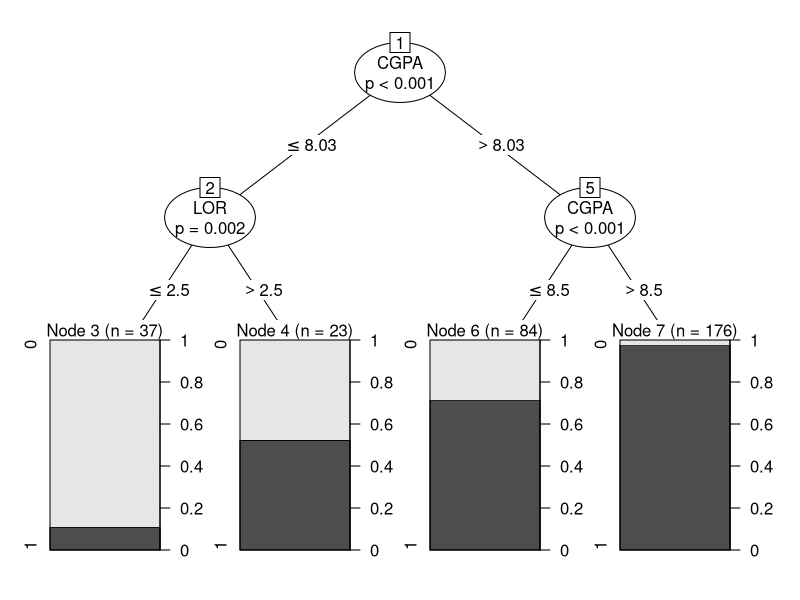
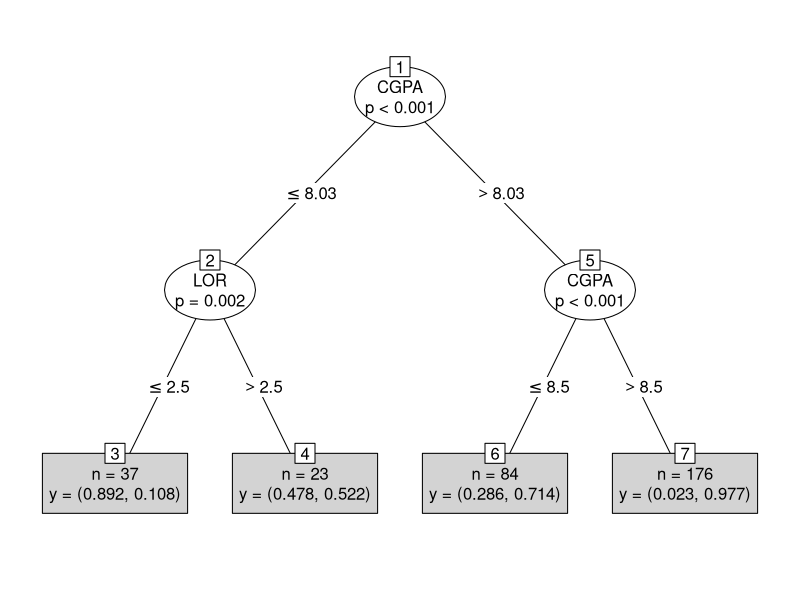
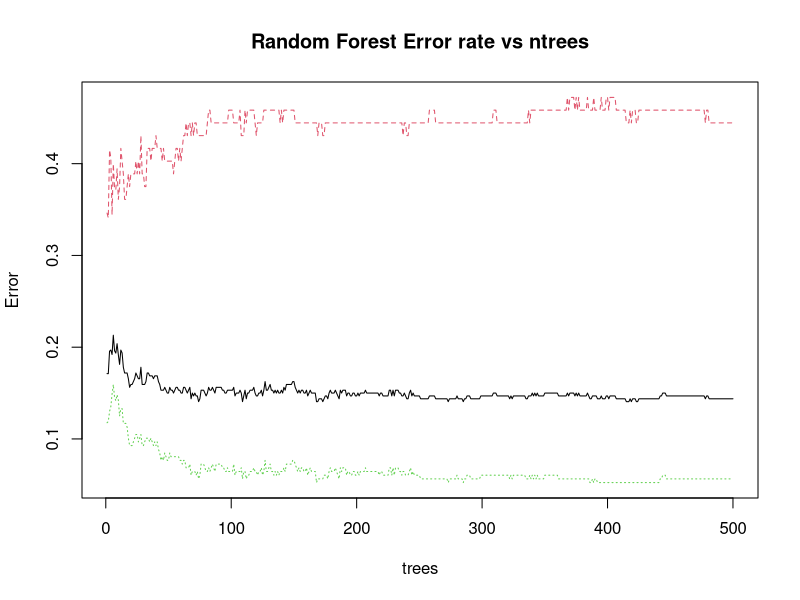
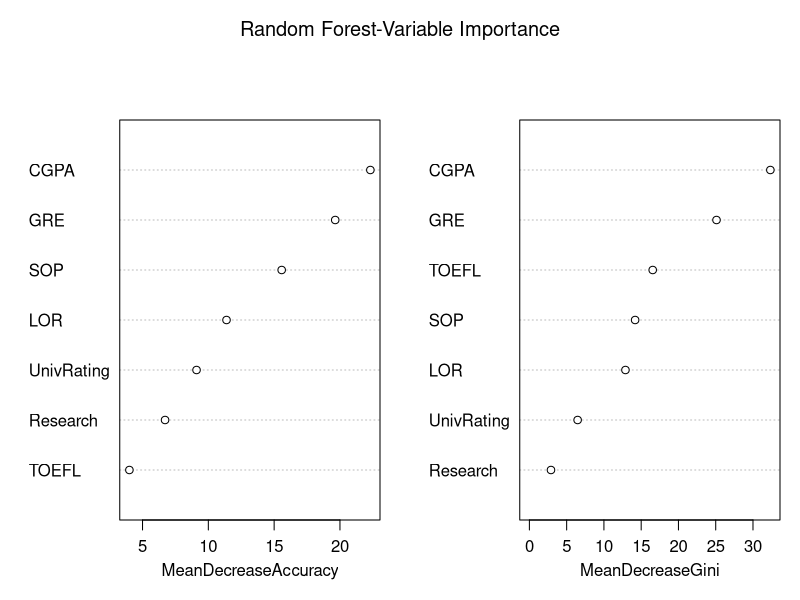
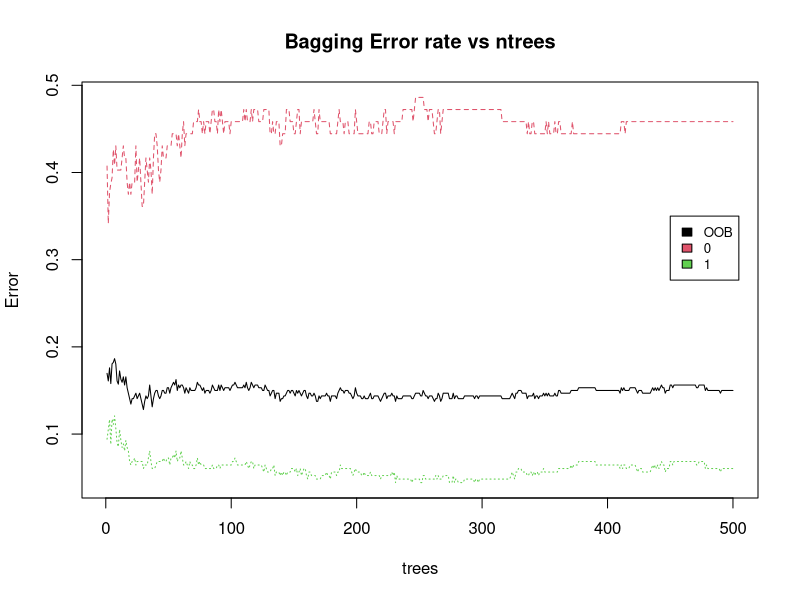
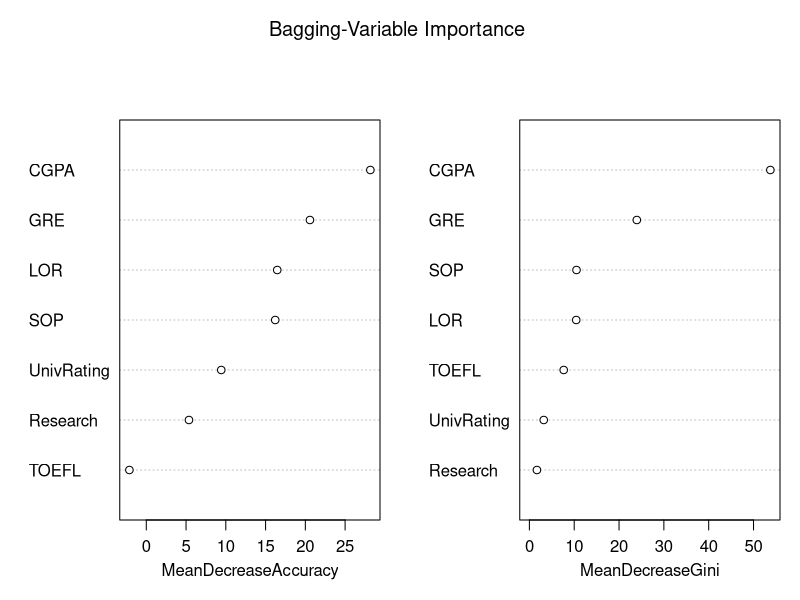

Here is the R script that generated these plots, in order:
## ---- chunk 1
library(party)
library(caret)
library(randomForest)
## ---- chunk 2
data <- read.csv("GraduateAdmission.csv")
data <- subset(data, select = -Serial.No.)

str(data) 
names(data)
## ---- chunk 3
data$UnivRating <- as.factor(data$UnivRating)
data$Research <- as.factor(data$Research)
data$Admit <- as.factor(data$Admit)
## ---- chunk 4
set.seed(7332.01)
Index <- createDataPartition(data$Admit,p=0.8,list=FALSE)
trdata <- data[Index,]  
tsdata <- data[-Index,] 
head(trdata)
head(tsdata) 

names(data)
## ---- chunk 5
clatree <- ctree(Admit~.,trdata)
print(clatree)

    # Plot the classification tree and interpret the results.

plot(clatree)
plot(clatree,type="simple")
## ---- chunk 6

    #Predict the response on the test data, and produce a confusion matrix comparing the test labels to the predicted test labels. What is the test overall accuracy. misclassification (error rate), sensitivity and specificity?

pred_clatree <-predict(clatree, tsdata) 
conf_clatree<-table(Predicted=pred_clatree,Actual=tsdata$Admit) 
conf_clatree

    #Accuracy
Accuracy <- sum(diag(conf_clatree))/sum(conf_clatree)  
Accuracy
    #Misclassification (Error Rate)
test_ercltree <- 1-sum(diag(conf_clatree))/sum(conf_clatree )  
test_ercltree
    #Sensitivity
sensitivity <- conf_clatree[1, 1] / sum(conf_clatree[1, ])
sensitivity
    #Specificty
specificity <- conf_clatree[2, 2] / sum(conf_clatree[2, ])
specificity
## ---- chunk 7
clarf <- randomForest(Admit~.,trdata,importance=TRUE) 

    #Plot the random forest. Describe the plot.
plot(clarf,main="Random Forest Error rate vs ntrees" )  
legend(450,0.6,colnames(clarf$err.rate),col=1:3,cex=0.8,fill=1:3)

    #Use varImpPlot() function to determine which variables are most important. List the top 3 important features.
varImpPlot(clarf,main="Random Forest-Variable Importance" )
importance(clarf)
## ---- chunk 8
    #Predict the response on the test data, and produce a confusion matrix comparing the test labels to the predicted test labels. What is the test overall accuracy and misclassification (error rate), sensitivity and specificity?
pred_clarf  <-predict(clarf , tsdata) 
conf_clarf <-table(Predicted=pred_clarf ,Actual=tsdata$Admit) 
conf_clarf

    #Accuracy
Accuracy <- sum(diag(conf_clarf))/sum(conf_clarf)   
Accuracy
    #Misclassification (Error Rate)
test_erclarf <- 1-sum(diag(conf_clarf ))/sum(conf_clarf )
test_erclarf
    #Sensitivity
sensitivity <- conf_clarf[1, 1] / sum(conf_clarf[1, ])
sensitivity
    #Specificty
specificity <- conf_clarf[2, 2] / sum(conf_clarf[2, ])
specificity

## ---- chunk 9
clabag <- randomForest(Admit~.,trdata,mtry=12,importance=TRUE)  
print(clabag)

    #Plot the Bagging model. Describe the plot. 
plot(clabag,main="Bagging Error rate vs ntrees")
legend(450,0.35,colnames(clarf$err.rate),col=1:3,cex=0.8,fill=1:3)

    #Use the varImpPlot() function to determine which variables are most important.
varImpPlot(clabag, main="Bagging-Variable Importance ") 
importance(clabag)
## ---- chunk 10
    #Predict the response on the test data, and produce a confusion matrix comparing the test labels to the predicted test labels. What is the test overall accuracy and misclassification (error rate), sensitivity and specificity?
pred_clabag <-predict(clabag, tsdata) 
conf_clabag<-table(Predicted=pred_clabag,Actual=tsdata$Admit) 
conf_clabag

    #Accuracy
sum(diag(conf_clabag))/sum(conf_clabag)   
    #Misclassification (Error Rate)
test_erclabag <- 1-sum(diag(conf_clabag))/sum(conf_clabag)  # test error rate
test_erclabag
    #Sensitivity
sensitivity <- conf_clabag[1, 1] / sum(conf_clabag[1, ])
sensitivity
    #Specificty
specificity <- conf_clabag[2, 2] / sum(conf_clabag[2, ])
specificity

## ---- chunk 11
logistic_model <- 0.1125
Test_erclacomp <- data.frame(test_ercltree, test_erclabag, test_erclarf, logistic_model)
Test_erclacomp
